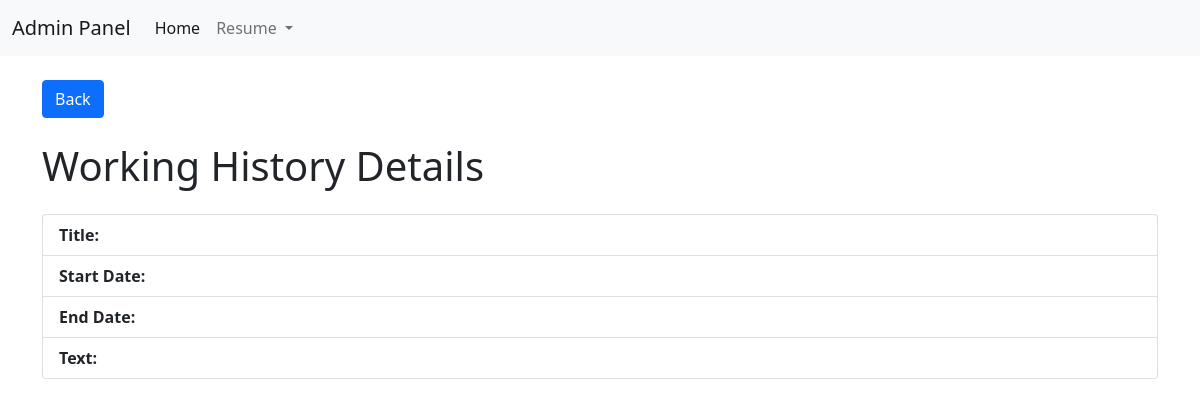
Page /admin/workhistorydetail/2 on the earlier database version.
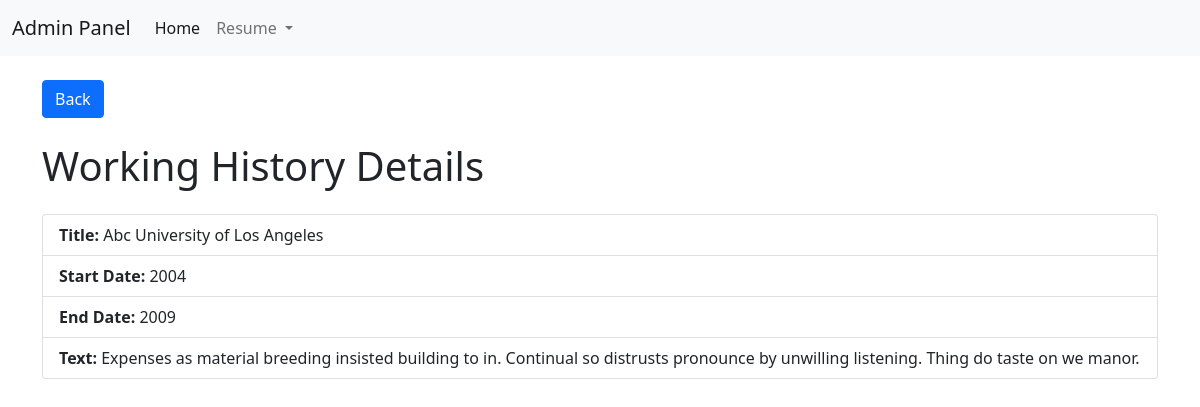
Same page on the later database version.
### PROJECT/data.py (models this page shows)
class Workhistory(db.Model):
    __tablename__='Workhistory'
    id=db.Column(db.Integer,primary_key=True)
    title=db.Column(db.String(40))
    startdate=db.Column(db.String(40))
    enddate=db.Column(db.String(40))
    text=db.Column(db.String(100))

### PROJECT/routes.py (the view)
@app.route('/admin/workhistorydetail/<id>')
def workhistorydetail(id):
    workhistorydetail=Workhistory.query.get(id)
    return render_template('/admin/workhistorydetail.html', workhistory=workhistorydetail)

### PROJECT/templates/admin/workhistorydetail.html
{% extends "admin/base.html" %}
{% block pages %}
<div class="container">
    <div class="row">
        <div class="col-12 mt-4">
            <a class="btn btn-primary" href="/workhistory" role="button">Back</a>
            <h1 class="mt-4"> Working History Details</h1>
            <ul class="list-group mt-4">
                <li class="list-group-item"><b>Title: </b>{{workhistory.title}}</li>
                <li class="list-group-item"><b>Start Date: </b>{{workhistory.startdate}} </li>
                <li class="list-group-item"><b>End Date: </b>{{workhistory.enddate}} </li>
                <li class="list-group-item"><b>Text: </b> {{workhistory.text}}</li>
              </ul>
        </div>
    </div>
</div>
{% endblock %}

Differences in the rows shown:
added Workhistory: title "Abc University of Los Angeles", startdate "2004", enddate "2009", text "Expenses as material breeding insisted building to in. Continual so distrusts pronounce by unwilling listening. Thing do taste on we manor."
